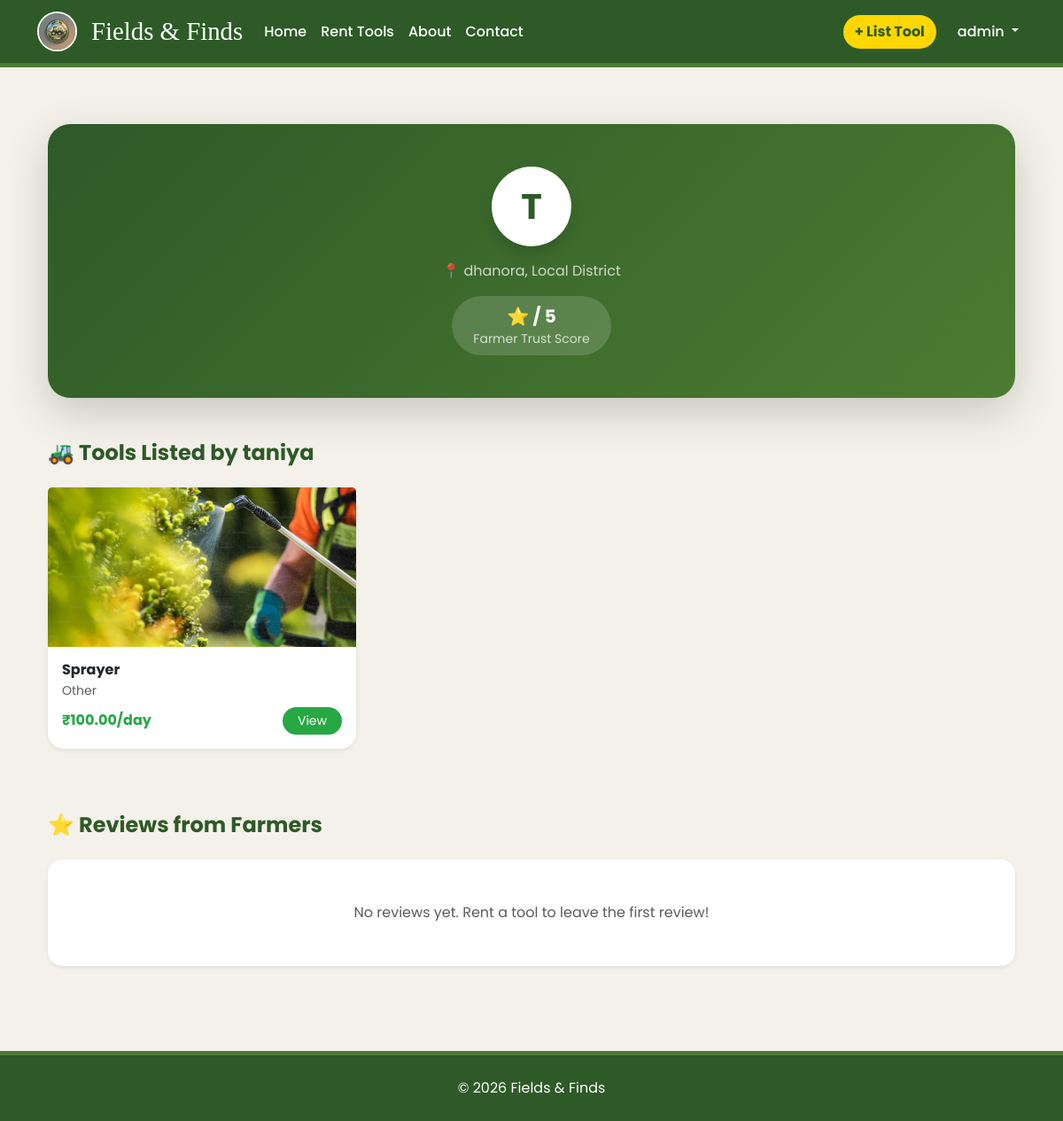
/profile/taniya/ (signed in), run on the app's committed database.
### core/models.py (models this page shows, shortened)
class Profile(models.Model):
    user = models.OneToOneField(User, on_delete=models.CASCADE)
    mobile_number = models.CharField(max_length=15, unique=True)
    village = models.CharField(max_length=100)
    district = models.CharField(max_length=100)
    pincode = models.CharField(max_length=6)
    is_verified = models.BooleanField(default=False)

class Tool(models.Model):
    CATEGORY_CHOICES = [
        ('tractor', 'Tractor'),
        ('plow', 'Plow/Tillage'),
        ('harvester', 'Harvester'),
        ('irrigation', 'Irrigation Tools'),
        ('other', 'Other'),
    ]
    owner = models.ForeignKey(User, on_delete=models.CASCADE, related_name='owned_tools')
    name = models.CharField(max_length=200)
    category = models.CharField(max_length=50, choices=CATEGORY_CHOICES)
    description = models.TextField()
    price_per_day = models.DecimalField(max_digits=10, decimal_places=2)
    image = models.ImageField(upload_to='tool_images/', blank=True, null=True)
    is_approved = models.BooleanField(default=False)
    available_from = models.DateField()
    available_to = models.DateField()

### core/views.py (the view)
# urls.py: path('profile/<str:username>/', views.public_profile, name='public_profile'),
def public_profile(request, username):
    user_obj = get_object_or_404(User, username=username)
    user_tools = Tool.objects.filter(owner=user_obj, is_approved=True)
    return render(request, 'core/public_profile.html', {
        'profile_user': user_obj,
        'tools': user_tools
    })

### core/context_processors.py (called while the page is built)
def notification_counts(request):
    if request.user.is_authenticated:
        pending_requests = Booking.objects.filter(tool__owner=request.user, status='pending').count()
        return {
            'nav_notification_count': pending_requests
        }
    return {'nav_notification_count': 0}

### core/templates/core/public_profile.html (shortened to what this page needs)
{% extends 'core/base.html' %}
{% load static %}
{% block content %}
<div class="container py-5">
    <div class="card border-0 shadow-lg mb-5"
         style="border-radius:25px;
                background:linear-gradient(135deg,#2D5A27,#4C7C32);
                color:white;">
        <div class="card-body p-5 text-center">
            <div class="mx-auto mb-3 d-flex align-items-center justify-content-center fw-bold shadow"
                 style="width:90px;height:90px;
                        border-radius:50%;
                        background:white;
                        color:#2D5A27;
                        font-size:2.5rem;">
                {{ profile_user.first_name|default:profile_user.username|slice:":1"|upper }}
            </div>
            <p class="mb-3 opacity-75">
                📍 {{ profile_user.profile.village }}, {{ profile_user.profile.district }}
            </p>
            <div class="d-inline-block px-4 py-2 rounded-pill"
                 style="background:rgba(255,255,255,0.15);">
                <span class="fw-bold fs-5">⭐ {{ avg_rating }} / 5</span>
                <div class="small opacity-75">Farmer Trust Score</div>
            </div>
        </div>
    </div>
    <div class="mb-5">
        <h4 class="fw-bold mb-4" style="color:var(--village-green);">
            🚜 Tools Listed by {{ profile_user.first_name|default:profile_user.username }}
        </h4>
        <div class="row">
            {% for tool in tools %}
                <div class="col-md-4 mb-4">
                    <div class="card h-100 border-0 shadow-sm tool-card-hover"
                         style="border-radius:18px;">
                        {% if tool.image %}
                            <img src="{{ tool.image.url }}"
                                 class="card-img-top"
                                 style="height:180px;object-fit:cover;">
                        {% else %}
                            <img src="https://images.unsplash.com/photo-1592911241033-037f79435b68?q=80&w=800"
                                 class="card-img-top"
                                 style="height:180px;object-fit:cover;">
                        {% endif %}
                        <div class="card-body p-3">
                            <h6 class="fw-bold text-dark mb-1 text-truncate">
                                {{ tool.name }}
                            </h6>
                            <p class="text-muted small mb-2">
                                {{ tool.category|title }}
                            </p>
                            <div class="d-flex justify-content-between align-items-center">
                                <span class="fw-bold" style="color:#28a745;">
                                    ₹{{ tool.price_per_day }}/day
                                </span>
                                <a href="{% url 'tool_detail' tool.id %}"
                                   class="btn btn-sm rounded-pill text-white px-3"
                                   style="background:#28a745;">
                                    View
                                </a>
                            </div>
                        </div>
                    </div>
                </div>
            {% endfor %}
        </div>
    </div>
    <div>
        <h4 class="fw-bold mb-4" style="color:var(--village-green);">
            ⭐ Reviews from Farmers
        </h4>
        {% for review in reviews %}
            <div class="card mb-3 border-0 shadow-sm"
                 style="border-radius:16px;
                        border-left:6px solid var(--leaf-green);">
                <div class="card-body">
                    <div class="d-flex justify-content-between align-items-center mb-2">
                        <strong>{{ review.reviewer.first_name|default:review.reviewer.username }}</strong>
                        <span class="text-warning">
                            {% for i in star_range %}
                                {% if i <= review.rating %}★{% else %}☆{% endif %}
                            {% endfor %}
                        </span>
                    </div>
                    <p class="fst-italic text-muted mb-1">
                        “{{ review.comment }}”
                    </p>
                    <small class="text-muted">
                        {{ review.created_at|date:"d M Y" }}
                    </small>
                </div>
            </div>
        {% empty %}
            <div class="text-center p-5 bg-white shadow-sm rounded-4">
                <p class="text-muted mb-0">
                    No reviews yet. Rent a tool to leave the first review!
                </p>
            </div>
        {% endfor %}
    </div>
</div>
{% endblock %}

### core/templates/core/base.html (shortened to what this page needs)
{% load static %}
<!DOCTYPE html>
<html lang="en">
<head>
    <link href="https://cdn.jsdelivr.net/npm/bootstrap@5.3.0/dist/css/bootstrap.min.css" rel="stylesheet">
    <link rel="stylesheet" href="https://cdn.jsdelivr.net/npm/bootstrap-icons@1.11.1/font/bootstrap-icons.css">
</head>
<body>
<nav class="navbar navbar-expand-lg navbar-dark sticky-top">
    <div class="container">
        <a class="navbar-brand d-flex align-items-center" href="{% url 'home' %}">
            <img src="{% static 'images/logo.jpeg' %}" class="navbar-logo me-3">
            Fields & Finds
        </a>
        <div class="collapse navbar-collapse" id="nav">
            <ul class="navbar-nav me-auto">
                <li class="nav-item"><a class="nav-link" href="{% url 'home' %}">Home</a></li>
                <li class="nav-item"><a class="nav-link" href="{% url 'tool_discovery' %}">Rent Tools</a></li>
                <li class="nav-item"><a class="nav-link" href="{% url 'about' %}">About</a></li>
                <li class="nav-item"><a class="nav-link" href="{% url 'contact' %}">Contact</a></li>
            </ul>
            <ul class="navbar-nav ms-auto align-items-center">
                {% if user.is_authenticated %}
                    <li class="nav-item me-3">
                        <a class="btn btn-list-tool" href="{% url 'add_tool' %}">
                            + List Tool
                        </a>
                    </li>
                    <li class="nav-item dropdown">
                        <a class="nav-link dropdown-toggle" data-bs-toggle="dropdown">
                            {{ user.username }}
                        </a>
                    </li>
                {% else %}
                    <li class="nav-item"><a class="nav-link" href="{% url 'login' %}">Login</a></li>
                    <li class="nav-item"><a class="btn btn-list-tool ms-2" href="{% url 'register' %}">Register</a></li>
                {% endif %}
            </ul>
        </div>
    </div>
</nav>
<main class="container mt-3">
    {% block content %}{% endblock %}
</main>
<footer class="text-center mt-5">
    <p class="mb-0">&copy; 2026 Fields & Finds</p>
</footer>
</body>
</html>

### core/templates/core/base.html (style rules this page uses)
:root { --village-green: #2D5A27; --leaf-green: #4C7C32; --neutral-bg: #F4F1EA; --accent-gold: #FFD700; }
body { background: var(--neutral-bg); font-family: 'Poppins', sans-serif; }
.navbar { background: var(--village-green); border-bottom: 5px solid var(--leaf-green); }
.navbar-brand { font-family: 'Crimson Text', serif; font-size: 1.8rem; }
.navbar-logo { width: 45px; height: 45px; border-radius: 50%; border: 2px solid #fff; }
.nav-link { color: #fff !important; font-weight: 500; }
.btn-list-tool { background: var(--accent-gold); color: var(--village-green); font-weight: bold; border-radius: 25px; }
footer { background: var(--village-green); color: white; padding: 25px 0; border-top: 5px solid var(--leaf-green); }

### core/templates/core/public_profile.html (style rules this page uses)
.tool-card-hover { transition: 0.3s ease; }

### data on the page
Tool: image (picture), name "Sprayer", category "Other", price_per_day "100.00"

### other printed values
{{ user.username }} "admin"
{{ profile_user.first_name|default:profile_user.username|slice:":1"|upper }} "T"
{{ profile_user.profile.village }} "dhanora"
{{ profile_user.profile.district }} "Local District"
{{ profile_user.first_name|default:profile_user.username }} "taniya"
